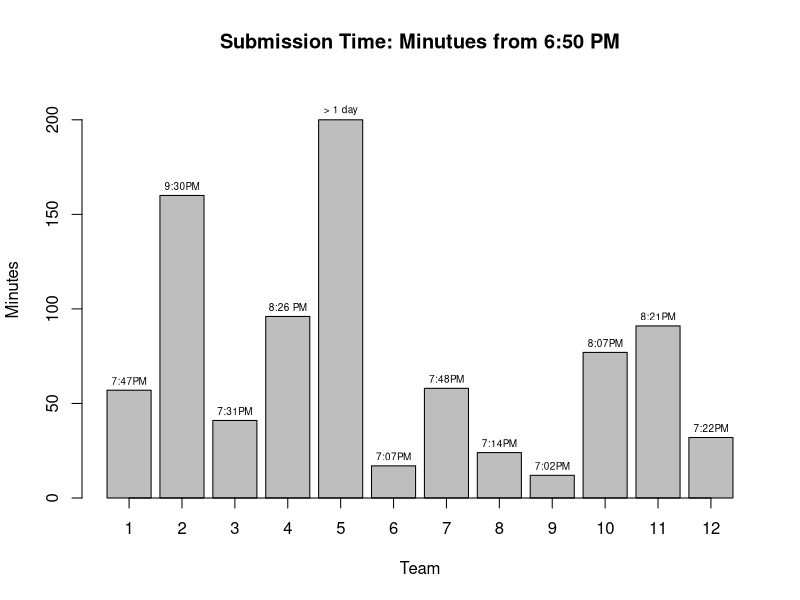
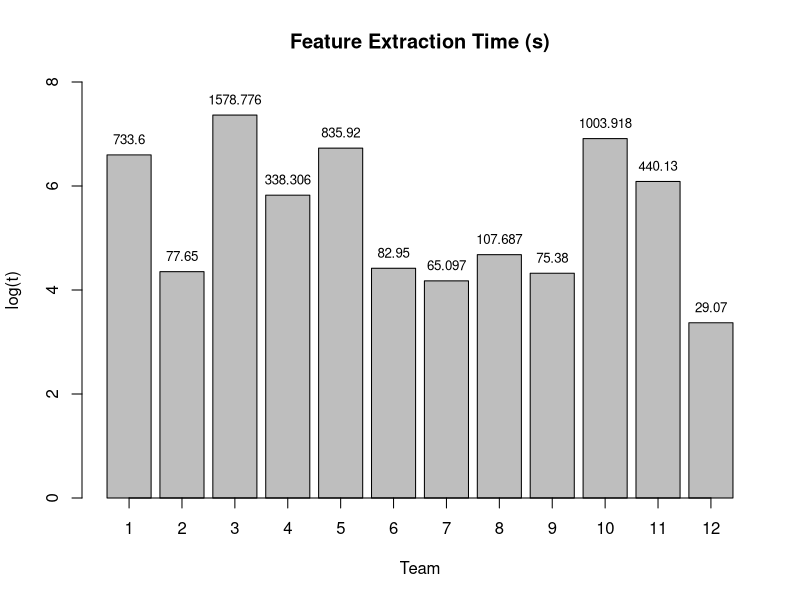
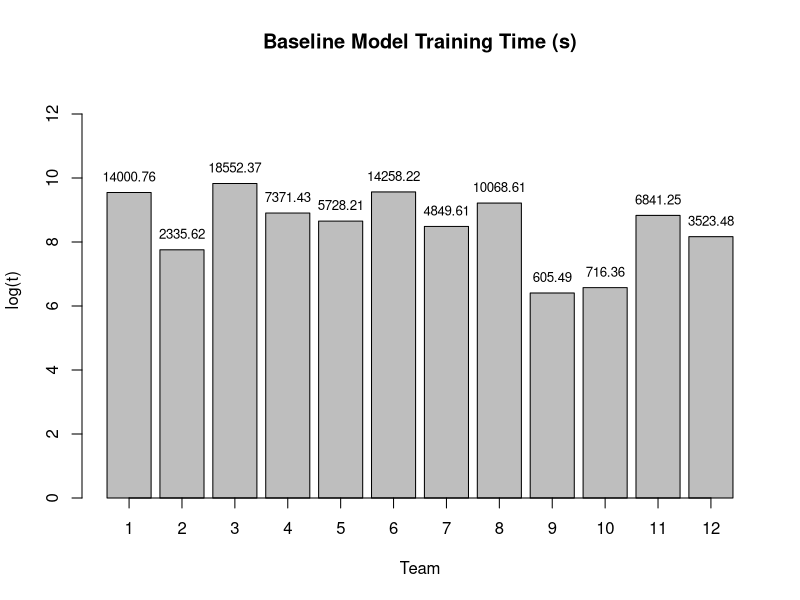
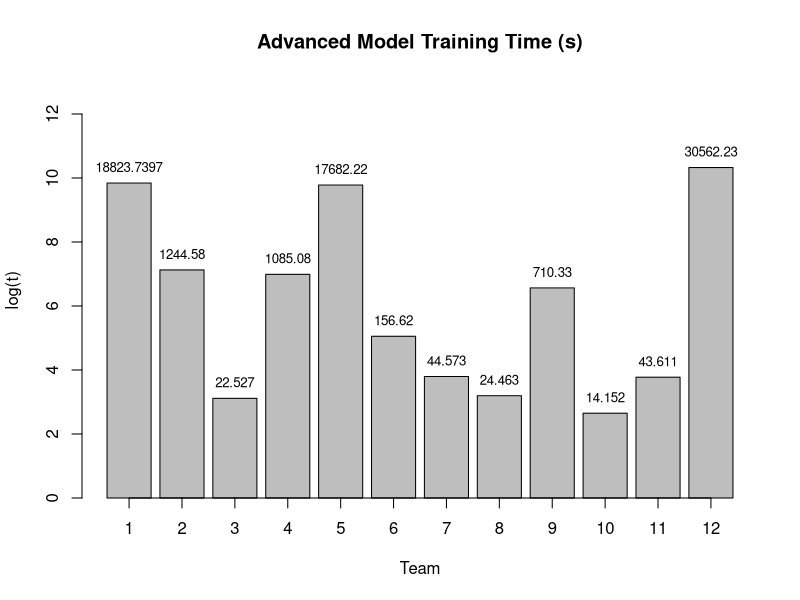
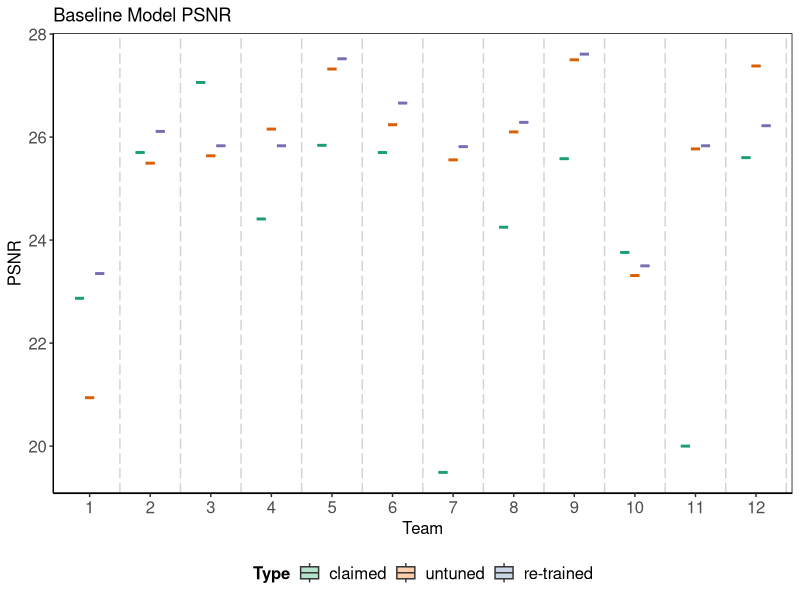
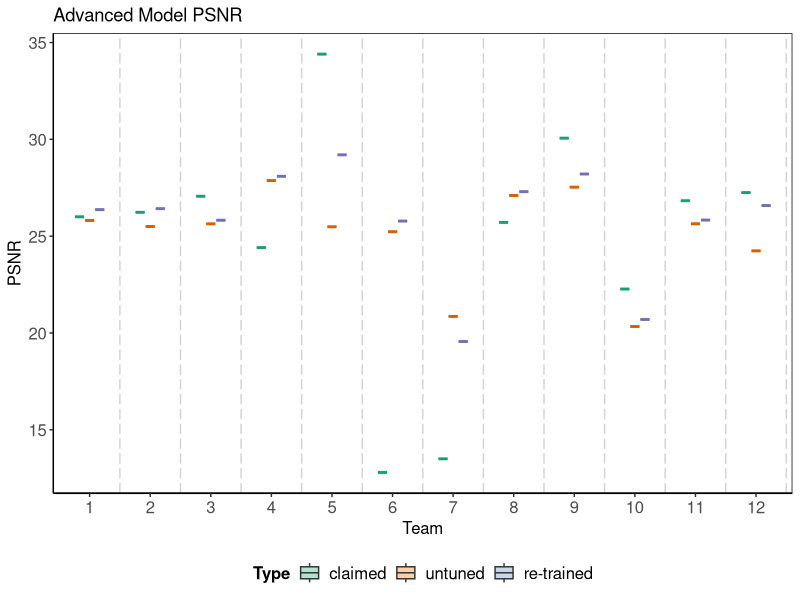

These figures' R source, in order:
## ---- chunk 1
# run Results.R first
submitTime <- c(57, 160, 41, 96, 200, 17, 58, 24, 12, 77, 91, 32)
submitTime_label <- c("7:47PM", "9:30PM", "7:31PM", "8:26 PM", "> 1 day", "7:07PM", "7:48PM", "7:14PM", "7:02PM", "8:07PM", "8:21PM", "7:22PM")
bar_time <- barplot(submitTime, main="Submission Time: Minutues from 6:50 PM",
        xlab="Team", ylab="Minutes", ylim=c(0, 220))
text(bar_time, submitTime+5, submitTime_label, cex=0.6)
axis(1, bar_time, labels=as.character(1:12))
## ---- chunk 2
# run Results.R first
RunningTime <- c(733.6, 77.65, 1578.776, 338.306, 835.92, 82.95, 65.097, 107.687, 75.38, 1003.918, 440.13, 29.07)
log_RunningTime <- log(RunningTime)
bar_time <- barplot(log_RunningTime, main="Feature Extraction Time (s)",
        xlab="Team", ylab="log(t)", ylim=c(0, 8))
text(bar_time, log_RunningTime+0.3, as.character(RunningTime), cex=0.8)
axis(1, bar_time, labels=as.character(1:12))
## ---- chunk 3
# run Results.R first
RunningTime <- c(14000.76, 2335.62, 18552.37, 7371.43, 5728.21, 14258.22, 4849.61, 10068.61, 605.49, 716.36, 6841.25, 3523.48)
log_RunningTime <- log(RunningTime)
bar_time <- barplot(log_RunningTime, main="Baseline Model Training Time (s)",
        xlab="Team", ylab="log(t)", ylim=c(0, 13))
RunningTimeText <- as.character(RunningTime)
text(bar_time, log_RunningTime+0.5, RunningTimeText, cex=0.8)
axis(1, bar_time, labels=as.character(1:12))
## ---- chunk 4
# run Results.R first
RunningTime <- c(18823.7397, 1244.58, 22.527, 1085.08, 17682.22, 156.62, 44.573, 24.463, 710.33, 14.152, 43.611, 30562.23)
log_RunningTime <- log(RunningTime)
bar_time <- barplot(log_RunningTime, main="Advanced Model Training Time (s)",
        xlab="Team", ylab="log(t)", ylim=c(0, 13))
RunningTimeText <- as.character(RunningTime)
text(bar_time, log_RunningTime+0.5, RunningTimeText, cex=0.8)
axis(1, bar_time, labels=as.character(1:12))
## ---- chunk 5
# data saved in Results.R
err_claimed <- c(
22.87,
25.7,
27.06,
24.41,
25.84,
25.7,
19.49,
24.25,
25.58,
23.76,
20,
25.6
)
err_adv_claimed <- rep(err_claimed, each=20)
CV_error_baseline <- c(
23.35,
26.11,
25.83076,
25.83075,
27.52,
26.66,
25.81396,
26.28534,
27.61,
23.4994,
25.83069,
26.22
)
err_retrained <- rep(CV_error_baseline, each=20)
# load("label_eval.RData")
# load("pred_untuned.RData")
# ind_fun <- which(is.na(label_eval))
err_untuned <- c(
20.94,
25.493,
25.63655,
26.15488,
27.32055,
26.24,
25.55727,
26.1,
27.5,
23.31136,
25.77,
27.38
)
err_adv_untuned <- rep(err_untuned  , each=20)

type_names <- c("claimed", "untuned", "re-trained")
# team_names <- paste0("Team ", 1:12)
team_names <- 1:12
# load("output_proj3.RData")
err_adv_all <- data.frame(Team=rep(rep(team_names, each=20), times=3), 
  					  Type=rep(type_names, each=240),
						  Error= c(err_adv_claimed, err_adv_untuned, err_retrained)) #as.vector(t(output$err_adv_retrained))))

err_adv_all$Type <- factor(err_adv_all$Type, levels= type_names)
err_adv_all$Team <- factor(err_adv_all$Team, levels= team_names)


#err_adv_all$Error <- err_adv_all$Error

type_names <- c("claimed", "untuned", "re-trained")
team_names <- paste0("Team ", 1:12)

library(ggplot2)
(ggplot(err_adv_all, aes(y = Error, x = Team, fill = Type, colour = Type)) 
+ geom_boxplot(width=0.5,outlier.colour = NULL)
#+ scale_alpha_continuous(guide=FALSE, range=c(0.01,0.99))
+theme(axis.line = element_line(colour = "black"),
      panel.grid.major = element_blank(),
      panel.grid.minor = element_blank(),
      panel.border = element_rect(colour = "black", fill=NA),
      axis.text=element_text(size=12),
      axis.title=element_text(size=12),
      legend.text=element_text(size=12),
      legend.title=element_text(size=12, face="bold"),
      legend.position="bottom",
      strip.text.y = element_text(size = 13, face="bold"),
      panel.background = element_blank())
+ labs(title="Baseline Model PSNR", x="Team", y="PSNR")
+ scale_colour_brewer(palette = "Dark2", guide = FALSE)
+ scale_fill_brewer(palette = "Pastel2", labels=type_names, guide = guide_legend(title = "Type"))
+ geom_vline(xintercept = seq(1.5, 13.5, 1), linetype = "longdash", colour="lightgrey")) 

## ---- chunk 6
# data saved in Results.R
err_claimed <- c(
26,
26.23,
27.06,
24.41,
34.4,
12.8,
13.5,
25.71,
30.06,
22.27,
26.83,
27.25
)
err_adv_claimed <- rep(err_claimed, each=20)
CV_error_baseline <- c(
26.37,
26.42,
25.82109,
28.09066,
29.2,
25.78,
19.55829,
27.29851,
28.21,
20.69759,
25.83073,
26.58)
err_retrained <- rep(CV_error_baseline, each=20)
# load("label_eval.RData")
# load("pred_untuned.RData")
# ind_fun <- which(is.na(label_eval))
err_untuned <- c(
25.81,
25.497,
25.63647,
27.87076,
25.48507, 
25.23,
20.85399,
27.1,
27.53,
20.33224,
25.64,
24.24
)
err_adv_untuned <- rep(err_untuned  , each=20)

type_names <- c("claimed", "untuned", "re-trained")
# team_names <- paste0("Team ", 1:12)
team_names <- 1:12
# load("output_proj3.RData")
err_adv_all <- data.frame(Team=rep(rep(team_names, each=20), times=3), 
  					  Type=rep(type_names, each=240),
						  Error= c(err_adv_claimed, err_adv_untuned, err_retrained)) #as.vector(t(output$err_adv_retrained))))

err_adv_all$Type <- factor(err_adv_all$Type, levels= type_names)
err_adv_all$Team <- factor(err_adv_all$Team, levels= team_names)


err_adv_all$Error <- err_adv_all$Error

type_names <- c("claimed", "untuned", "re-trained")
team_names <- paste0("Team ", 1:12)

library(ggplot2)
(ggplot(err_adv_all, aes(y = Error, x = Team, fill = Type, colour = Type)) 
+ geom_boxplot(width=0.5,outlier.colour = NULL)
#+ scale_alpha_continuous(guide=FALSE, range=c(0.01,0.99))
+theme(axis.line = element_line(colour = "black"),
      panel.grid.major = element_blank(),
      panel.grid.minor = element_blank(),
      panel.border = element_rect(colour = "black", fill=NA),
      axis.text=element_text(size=12),
      axis.title=element_text(size=12),
      legend.text=element_text(size=12),
      legend.title=element_text(size=12, face="bold"),
      legend.position="bottom",
      strip.text.y = element_text(size = 13, face="bold"),
      panel.background = element_blank())
+ labs(title="Advanced Model PSNR", x="Team", y="PSNR")
+ scale_colour_brewer(palette = "Dark2", guide = FALSE)
+ scale_fill_brewer(palette = "Pastel2", labels=type_names, guide = guide_legend(title = "Type"))
+ geom_vline(xintercept = seq(1.5, 13.5, 1), linetype = "longdash", colour="lightgrey")) 
